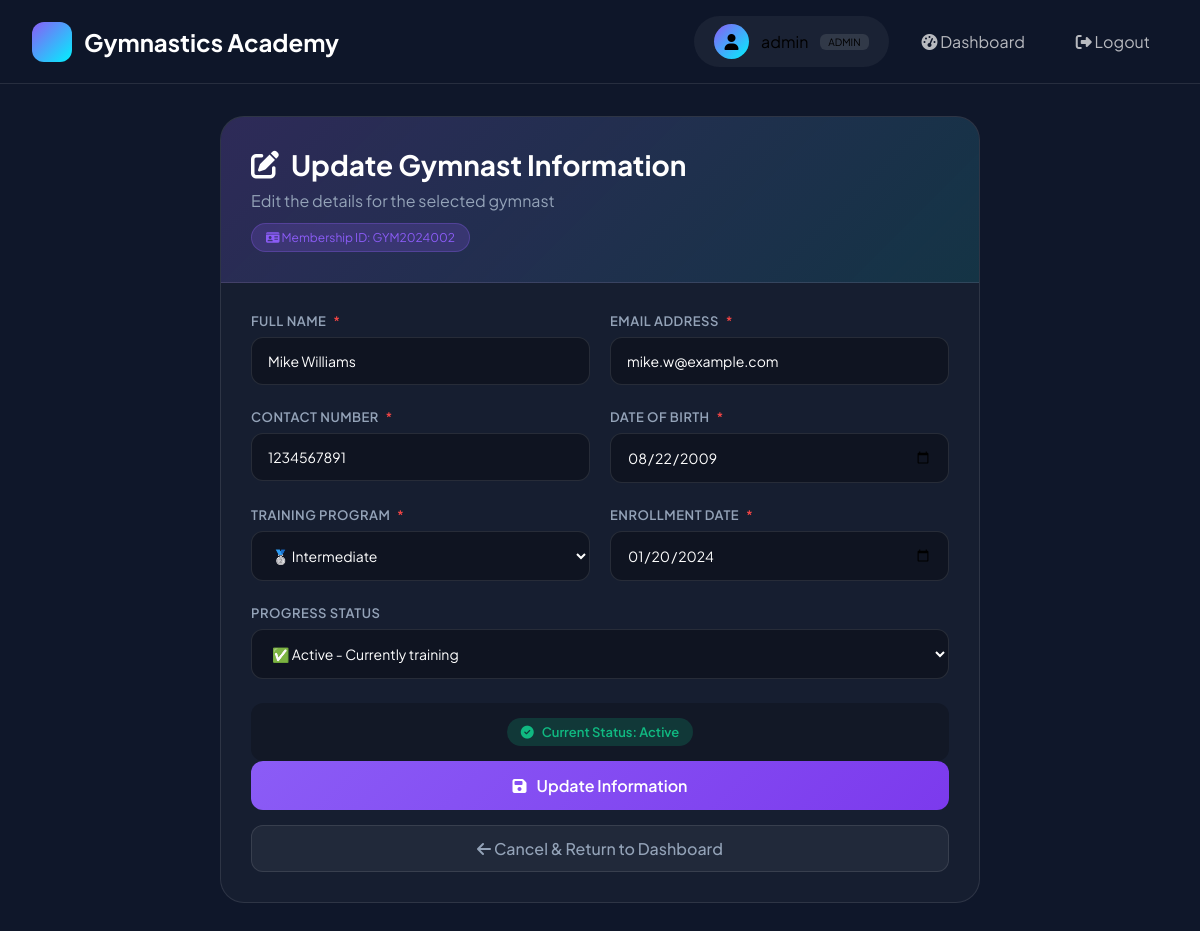
The app's page /update.php?id=2 (signed in) with its own data.
### tables this page shows
CREATE TABLE IF NOT EXISTS gymnasts (
    id INT AUTO_INCREMENT PRIMARY KEY,
    membership_id VARCHAR(20) UNIQUE NOT NULL,
    full_name VARCHAR(100) NOT NULL,
    email VARCHAR(100) NOT NULL,
    contact_no VARCHAR(20) NOT NULL,
    date_of_birth DATE NOT NULL,
    training_program ENUM('Beginner', 'Intermediate', 'Advanced') NOT NULL,
    enrollment_date DATE NOT NULL,
    progress_status ENUM('Active', 'On Hold', 'Completed') DEFAULT 'Active',
    created_at TIMESTAMP DEFAULT CURRENT_TIMESTAMP,
    updated_at TIMESTAMP DEFAULT CURRENT_TIMESTAMP ON UPDATE CURRENT_TIMESTAMP,
    INDEX idx_membership (membership_id),
    INDEX idx_status (progress_status),
    INDEX idx_program (training_program)
);

### config/db.php (called while the page is built, shortened)
<?php
class Database {
    private static $instance = null;
    private $connection;
    private $host = 'localhost';
    private $username = 'root';
    private $password = 'Narutostorm4';
    private $database = 'gymnastics_academy';
    private function __construct() {
        $this->connection = new mysqli(
            $this->host,
            $this->username,
            $this->password,
            $this->database
        );
        $this->connection->set_charset("utf8mb4");
    }
    public static function getInstance() {
        if (self::$instance === null) {
            self::$instance = new Database();
        }
        return self::$instance;
    }
    public function executeQuery($sql, $types = "", $params = []) {
        $stmt = $this->connection->prepare($sql);
        if ($stmt && !empty($params)) {
            $stmt->bind_param($types, ...$params);
        }
        $stmt->execute();
        return $stmt;
    }
}
?>

### includes/GymnastManager.php (called while the page is built, shortened)
<?php
require_once 'config/db.php';
class GymnastManager {
    private $db;
    public function __construct() {
        $this->db = Database::getInstance();
    }
    public function getGymnastById($id) {
        $sql = "SELECT * FROM gymnasts WHERE id = ?";
        $stmt = $this->db->executeQuery($sql, "i", [$id]);
        $result = $stmt->get_result();
        return $result->fetch_assoc();
    }
}
?>

### update.php (the view, shortened to what this page needs)
<?php
require_once 'includes/GymnastManager.php';
$gymnastManager = new GymnastManager();
$id = isset($_GET['id']) ? intval($_GET['id']) : 0;
$gymnast = $gymnastManager->getGymnastById($id);
?>
<!DOCTYPE html>
<html lang="en">
<head>
    <link rel="stylesheet" href="https://cdnjs.cloudflare.com/ajax/libs/font-awesome/6.4.0/css/all.min.css">
</head>
<body>
    <nav class="navbar">
        <div class="nav-container">
            <a href="dashboard.php" class="logo">
                <div class="logo-icon"><i class="fas fa-gymnastics"></i></div>
                <span>Gymnastics Academy</span>
            </a>
            <div class="nav-links">
                <div class="user-info">
                    <div class="user-avatar"><i class="fas fa-user"></i></div>
                    <span><?php echo htmlspecialchars($_SESSION['username']); ?></span>
                    <span style="background: rgba(255,255,255,0.1); padding: 2px 8px; border-radius: 6px; font-size: 10px;">ADMIN</span>
                </div>
                <a href="dashboard.php"><i class="fas fa-tachometer-alt"></i> Dashboard</a>
                <a href="logout.php"><i class="fas fa-sign-out-alt"></i> Logout</a>
            </div>
        </div>
    </nav>
    <div class="container">
        <div class="form-card">
            <div class="card-header">
                <h1>
                    <i class="fas fa-edit"></i>
                    Update Gymnast Information
                </h1>
                <p>Edit the details for the selected gymnast</p>
                <div class="membership-badge">
                    <i class="fas fa-id-card"></i> Membership ID: <?php echo htmlspecialchars($gymnast['membership_id']); ?>
                </div>
            </div>
            <div class="card-body">
                <form method="POST" action="" id="updateForm">
                    <div class="form-row">
                        <div class="form-group">
                            <label>Full Name <span class="required">*</span></label>
                            <input type="text" name="full_name" required
                                   value="<?php echo htmlspecialchars($gymnast['full_name']); ?>"
                                   placeholder="Enter full name">
                        </div>
                        <div class="form-group">
                            <label>Email Address <span class="required">*</span></label>
                            <input type="email" name="email" required
                                   value="<?php echo htmlspecialchars($gymnast['email']); ?>"
                                   placeholder="email@example.com">
                        </div>
                    </div>
                    <div class="form-row">
                        <div class="form-group">
                            <label>Contact Number <span class="required">*</span></label>
                            <input type="tel" name="contact_no" required
                                   value="<?php echo htmlspecialchars($gymnast['contact_no']); ?>"
                                   placeholder="+1234567890">
                        </div>
                        <div class="form-group">
                            <label>Date of Birth <span class="required">*</span></label>
                            <input type="date" name="date_of_birth" required
                                   value="<?php echo $gymnast['date_of_birth']; ?>">
                        </div>
                    </div>
                    <div class="form-row">
                        <div class="form-group">
                            <label>Training Program <span class="required">*</span></label>
                            <select name="training_program" required>
                                <option value="Intermediate" <?php echo $gymnast['training_program'] == 'Intermediate' ? 'selected' : ''; ?>>
                                    🥈 Intermediate
                                </option>
                            </select>
                        </div>
                        <div class="form-group">
                            <label>Enrollment Date <span class="required">*</span></label>
                            <input type="date" name="enrollment_date" required
                                   value="<?php echo $gymnast['enrollment_date']; ?>">
                        </div>
                    </div>
                    <div class="form-group">
                        <label>Progress Status</label>
                        <select name="progress_status">
                            <option value="Active" <?php echo $gymnast['progress_status'] == 'Active' ? 'selected' : ''; ?>>
                                ✅ Active - Currently training
                            </option>
                        </select>
                    </div>
                    <div class="status-preview">
                        <span class="status-badge status-<?php echo strtolower(str_replace(' ', '', $gymnast['progress_status'])); ?>">
                            <i class="fas <?php echo $gymnast['progress_status'] == 'Active' ? 'fa-check-circle' : ($gymnast['progress_status'] == 'On Hold' ? 'fa-pause-circle' : 'fa-check-double'); ?>"></i>
                            Current Status: <?php echo $gymnast['progress_status']; ?>
                        </span>
                    </div>
                    <button type="submit" class="btn-update" id="updateBtn">
                        <i class="fas fa-save"></i> Update Information
                    </button>
                </form>
                <a href="dashboard.php" class="btn-cancel">
                    <i class="fas fa-arrow-left"></i> Cancel & Return to Dashboard
                </a>
            </div>
        </div>
    </div>
</body>
</html>

### update.php (style rules this page uses)
:root { --primary: #8B5CF6; --accent: #00F2FE; --success: #10b981; --warning: #f59e0b; --danger: #ef4444; --dark-bg: #0f172a; --card-bg: rgba(255, 255, 255, 0.03); --border: rgba(255, 255, 255, 0.1); }
* { margin: 0; padding: 0; box-sizing: border-box; font-family: 'Plus Jakarta Sans', sans-serif; }
body { background: var(--dark-bg); min-height: 100vh; }
.navbar { background: rgba(15, 23, 42, 0.95); backdrop-filter: blur(10px); border-bottom: 1px solid var(--border); padding: 1rem 2rem; position: sticky; top: 0; z-index: 1000; }
.nav-container { max-width: 1400px; margin: 0 auto; display: flex; justify-content: space-between; align-items: center; flex-wrap: wrap; gap: 15px; }
.logo { display: flex; align-items: center; gap: 12px; color: white; font-size: 1.5rem; font-weight: 700; text-decoration: none; }
.logo-icon { width: 40px; height: 40px; background: linear-gradient(135deg, var(--primary), var(--accent)); border-radius: 12px; display: flex; align-items: center; justify-content: center; }
.nav-links { display: flex; gap: 15px; align-items: center; flex-wrap: wrap; }
.nav-links a { color: rgba(255, 255, 255, 0.7); text-decoration: none; padding: 8px 18px; border-radius: 10px; transition: 0.3s; }
.user-info { display: flex; align-items: center; gap: 12px; background: rgba(255, 255, 255, 0.05); padding: 8px 20px; border-radius: 50px; }
.user-avatar { width: 35px; height: 35px; background: linear-gradient(135deg, var(--primary), var(--accent)); border-radius: 50%; display: flex; align-items: center; justify-content: center; }
.container { max-width: 800px; margin: 2rem auto; padding: 0 20px; }
.form-card { background: var(--card-bg); border: 1px solid var(--border); border-radius: 24px; overflow: hidden; }
.card-header { background: linear-gradient(135deg, rgba(139, 92, 246, 0.2), rgba(0, 242, 254, 0.1)); padding: 30px; border-bottom: 1px solid var(--border); }
.card-header h1 { color: white; font-size: 28px; display: flex; align-items: center; gap: 12px; }
.card-header p { color: #94a3b8; margin-top: 8px; }
.membership-badge { display: inline-block; background: rgba(139, 92, 246, 0.2); border: 1px solid rgba(139, 92, 246, 0.3); padding: 6px 14px; border-radius: 50px; font-size: 12px; color: var(--primary); margin-top: 12px; }
.card-body { padding: 30px; }
.form-group { margin-bottom: 24px; }
.form-group label { display: block; color: #94a3b8; margin-bottom: 8px; font-size: 13px; font-weight: 600; text-transform: uppercase; letter-spacing: 0.5px; }
.form-group label .required { color: var(--danger); margin-left: 4px; }
.form-group input, .form-group select { width: 100%; padding: 14px 16px; background: rgba(0, 0, 0, 0.3); border: 1px solid var(--border); border-radius: 12px; color: white; font-size: 14px; transition: 0.3s; }
.form-group input::placeholder { color: #4a5568; }
.form-row { display: grid; grid-template-columns: 1fr 1fr; gap: 20px; }
.btn-update { width: 100%; padding: 14px; background: linear-gradient(135deg, var(--primary), #7c3aed); color: white; border: none; border-radius: 12px; font-size: 16px; font-weight: 600; cursor: pointer; transition: 0.3s; display: flex; align-items: center; justify-content: center; gap: 10px; }
.btn-cancel { display: inline-block; margin-top: 15px; text-align: center; width: 100%; padding: 12px; background: rgba(255, 255, 255, 0.05); border: 1px solid var(--border); color: #94a3b8; text-decoration: none; border-radius: 12px; font-weight: 500; transition: 0.3s; }
.status-preview { margin-top: 20px; padding: 15px; background: rgba(0, 0, 0, 0.2); border-radius: 12px; text-align: center; }
.status-preview span { display: inline-flex; align-items: center; gap: 8px; padding: 6px 14px; border-radius: 50px; font-size: 13px; font-weight: 600; }
.status-badge { display: inline-flex; align-items: center; gap: 8px; padding: 6px 14px; border-radius: 50px; font-size: 13px; font-weight: 600; }
.status-active { background: rgba(16, 185, 129, 0.2); color: #10b981; }

### records on screen
gymnasts: membership "GYM2024002", full_name "Mike Williams", email "mike.w@example.com", contact_no "1234567891", date_of_birth "08/22/2009", training_program "🥈 Intermediate", enrollment_date "01/20/2024", progress_status "✅ Active - Currently training", progress_status "Active"

### other values on screen
$_SESSION['username'] "admin"
